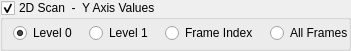
  <widget class="QGroupBox" name="boxScan">
   <property name="geometry">
    <rect>
     <x>410</x>
     <y>5</y>
     <width>351</width>
     <height>51</height>
    </rect>
   </property>
   <property name="title">
    <string>2D Scan  -  Y Axis Values</string>
   </property>
   <property name="checkable">
    <bool>true</bool>
   </property>
   <property name="checked">
    <bool>true</bool>
   </property>
   <widget class="QWidget" name="horizontalLayoutWidget_3">
    <property name="geometry">
     <rect>
      <x>10</x>
      <y>20</y>
      <width>348</width>
      <height>26</height>
     </rect>
    </property>
    <layout class="QHBoxLayout" name="horizontalLayout_2">
     <property name="spacing">
      <number>0</number>
     </property>
     <item>
      <widget class="QRadioButton" name="radioLevel0">
       <property name="sizePolicy">
        <sizepolicy hsizetype="Fixed" vsizetype="Fixed">
         <horstretch>0</horstretch>
         <verstretch>0</verstretch>
        </sizepolicy>
       </property>
       <property name="text">
        <string>Level 0</string>
       </property>
       <property name="checked">
        <bool>true</bool>
       </property>
      </widget>
     </item>
     <item>
      <spacer name="horizontalSpacer_6">
       <property name="orientation">
        <enum>Qt::Horizontal</enum>
       </property>
       <property name="sizeType">
        <enum>QSizePolicy::Fixed</enum>
       </property>
       <property name="sizeHint" stdset="0">
        <size>
         <width>9</width>
         <height>10</height>
        </size>
       </property>
      </spacer>
     </item>
     <item>
      <widget class="QRadioButton" name="radioLevel1">
       <property name="sizePolicy">
        <sizepolicy hsizetype="Fixed" vsizetype="Fixed">
         <horstretch>0</horstretch>
         <verstretch>0</verstretch>
        </sizepolicy>
       </property>
       <property name="text">
        <string>Level 1</string>
       </property>
      </widget>
     </item>
     <item>
      <spacer name="horizontalSpacer_7">
       <property name="orientation">
        <enum>Qt::Horizontal</enum>
       </property>
       <property name="sizeType">
        <enum>QSizePolicy::Fixed</enum>
       </property>
       <property name="sizeHint" stdset="0">
        <size>
         <width>9</width>
         <height>10</height>
        </size>
       </property>
      </spacer>
     </item>
     <item>
      <widget class="QRadioButton" name="radioFileIndex">
       <property name="sizePolicy">
        <sizepolicy hsizetype="Fixed" vsizetype="Fixed">
         <horstretch>0</horstretch>
         <verstretch>0</verstretch>
        </sizepolicy>
       </property>
       <property name="text">
        <string>Frame Index</string>
       </property>
      </widget>
     </item>
     <item>
      <spacer name="horizontalSpacer_8">
       <property name="orientation">
        <enum>Qt::Horizontal</enum>
       </property>
       <property name="sizeType">
        <enum>QSizePolicy::Fixed</enum>
       </property>
       <property name="sizeHint" stdset="0">
        <size>
         <width>9</width>
         <height>10</height>
        </size>
       </property>
      </spacer>
     </item>
     <item>
      <widget class="QRadioButton" name="radioAllFrames">
       <property name="sizePolicy">
        <sizepolicy hsizetype="Fixed" vsizetype="Fixed">
         <horstretch>0</horstretch>
         <verstretch>0</verstretch>
        </sizepolicy>
       </property>
       <property name="text">
        <string>All Frames</string>
       </property>
       <property name="checked">
        <bool>false</bool>
       </property>
      </widget>
     </item>
    </layout>
   </widget>
  </widget>
